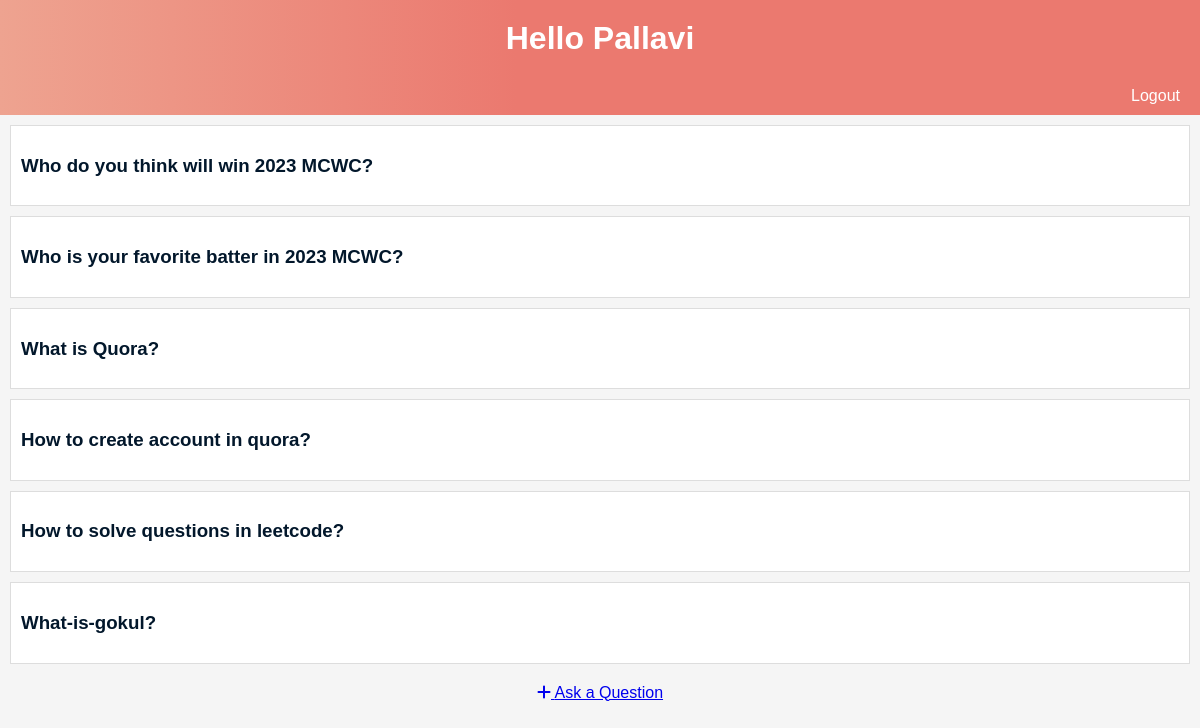
Screenshot of /questions/ (signed in) with the database file from the repository.
### quora_app/models.py (models this page shows)
class Question(models.Model):
    title = models.CharField(max_length=200)
    user = models.ForeignKey(User, on_delete=models.CASCADE)
    created_at = models.DateTimeField(auto_now_add=True)

### quora_app/views.py (the view)
# urls.py: path('questions/', views.question_list, name='question_list'),
def question_list(request):
    questions = Question.objects.all()
    return render(request, 'question_list.html', {'questions': questions})

### quora_app/templates/question_list.html (shortened to what this page needs)
<!DOCTYPE html>
<html>
<head>
    <link rel="stylesheet" href="https://cdnjs.cloudflare.com/ajax/libs/font-awesome/6.3.0/css/all.min.css">
</head>
<body>
<h1>Hello {{ request.user|title }}</h1>
<div id="navigation">
    {% if user.is_authenticated %}
        <a href="{% url 'user_logout' %}">Logout</a>
    {% else %}
        <a href="{% url 'user_login' %}">Login</a>
        <a href="{% url 'user_register' %}">Register</a>
    {% endif %}
</div>
{% for question in questions %}
    <div class="task-wrapper">
        <div class="task-title">
            <h3><a class="task-link" href="{% url 'question_detail' question.id %}">{{ question.title }}</a></h3>
        </div>
    </div>
{% endfor %}
<div class="ask-button">
    <a href="{% url 'ask_question' %}" class="btn btn-primary"><i class="fas fa-plus"></i> Ask a Question</a>
</div>
</body>
</html>

### quora_app/templates/question_list.html (style rules this page uses)
body { font-family: Arial, sans-serif; margin: 0; padding: 0; background-color: #f5f5f5; }
h1 { text-align: center; background: linear-gradient(90deg, #EEA390 0%, #EB796F 43%, #EB796F 100%); color: #fff; padding: 20px; margin: 0; }
#navigation { background: linear-gradient(90deg, #EEA390 0%, #EB796F 43%, #EB796F 100%); color: #fff; padding: 10px; text-align: right; }
#navigation a { text-decoration: none; color: #fff; margin: 10px; }
.task-wrapper { background-color: #fff; margin: 10px; padding: 10px; border: 1px solid #ddd; }
.task-title { margin-bottom: 10px; }
.task-link { text-decoration: none; color: #02172b; }
.ask-button { text-align: center; margin: 20px 0; }

### rows the page displays
Question: title "Who do you think will win 2023 MCWC?"
Question: title "Who is your favorite batter in 2023 MCWC?"
Question: title "What is Quora?"
Question: title "How to create account in quora?"
Question: title "How to solve questions in leetcode?"
Question: title "What-is-gokul?"

### other values shown
{{ request.user|title }} "Pallavi"
